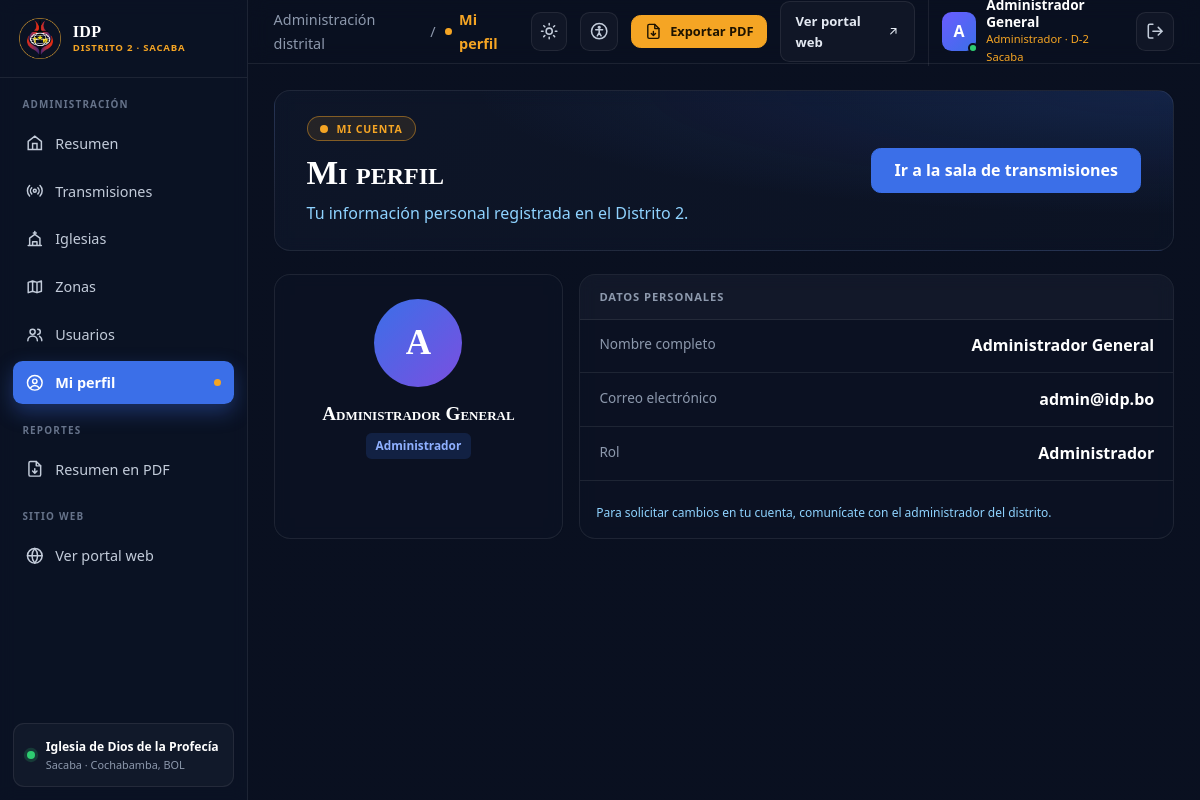
The page /index.php?r=mi_perfil (signed in) on the database its author committed.
### tables this page shows
CREATE TABLE usuarios (
    id          BIGINT       NOT NULL AUTO_INCREMENT,
    rol_id      BIGINT       NOT NULL,
    iglesia_id  BIGINT       NULL,
    nombre      VARCHAR(120) NOT NULL,
    email       VARCHAR(150) NOT NULL,
    password    VARCHAR(255) NOT NULL,
    activo      TINYINT(1)   NOT NULL DEFAULT 1,
    foto        VARCHAR(255) NULL,
    PRIMARY KEY (id),
    UNIQUE KEY usuarios_email_key (email),
    KEY usuarios_rol_id_idx (rol_id),
    KEY usuarios_iglesia_id_idx (iglesia_id),
    CONSTRAINT usuarios_rol_id_fkey FOREIGN KEY (rol_id) REFERENCES roles (id),
    CONSTRAINT usuarios_iglesia_id_fkey FOREIGN KEY (iglesia_id) REFERENCES iglesias (id) ON DELETE SET NULL
);

CREATE TABLE roles (
    id      BIGINT      NOT NULL AUTO_INCREMENT,
    nombre  VARCHAR(30) NOT NULL,
    PRIMARY KEY (id),
    UNIQUE KEY roles_nombre_key (nombre)
);

### app/controllers/BaseController.php (called while the page is built, shortened)
<?php
require_once __DIR__.'/../support/Conexion.php';
require_once __DIR__.'/../repositories/UsuarioRepository.php';
abstract class BaseController {
    protected PDO $db;
    public function __construct() {
        $this->db = Conexion::abrir();
    }
    protected function render(string $view, array $vars = []): void {
        extract($vars);
        require __DIR__.'/../views/layouts/header.php';
        require __DIR__.'/../views/'.$view.'.php';
    }
    protected function authRol(array $roles): array {
        $usuario = (new UsuarioRepository($this->db))->buscarPorId((int) $_SESSION['usuario_id']);
        return $usuario;
    }
}

### app/controllers/UsuarioController.php (called while the page is built, shortened)
<?php
require_once __DIR__.'/../repositories/UsuarioRepository.php';
class UsuarioController extends BaseController {
    public function miPerfil(): void {
        $usuario = $this->authRol(['administrador', 'usuario']);
        $this->render('panel/perfil', ['usuario' => $usuario]);
    }
}

### public/index.php (called while the page is built, shortened)
<?php
require __DIR__.'/../app/controllers/BaseController.php';
require __DIR__.'/../app/controllers/UsuarioController.php';
require __DIR__.'/../app/controllers/ReporteController.php';
$ruta = $_GET['r'] ?? 'inicio';
$rutas = [
    'inicio' => ['GET', TransmisionController::class, 'inicio'],
    'transmisiones' => ['GET', TransmisionController::class, 'sala'],
    'encuentranos' => ['GET', IglesiaController::class, 'encuentranos'],
    'login' => ['GET', AuthController::class, 'login'],
    'registro' => ['GET', AuthController::class, 'registro'],
    'registrar' => ['POST', AuthController::class, 'registrar'],
    'entrar' => ['POST', AuthController::class, 'entrar'],
    'salir' => ['POST', AuthController::class, 'salir'],
    'resumen' => ['GET', PanelController::class, 'resumen'],
    'reporte_resumen' => ['GET', ReporteController::class, 'resumen'],
    'usuarios' => ['GET', UsuarioController::class, 'index'],
    'guardar_usuario' => ['POST', UsuarioController::class, 'guardar'],
    'asignar_rol' => ['POST', UsuarioController::class, 'asignarRol'],
    'mi_perfil' => ['GET', UsuarioController::class, 'miPerfil'],
    'admin' => ['GET', TransmisionController::class, 'admin'],
    'zonas' => ['GET', ZonaController::class, 'index'],
    'guardar_zona' => ['POST', ZonaController::class, 'guardar'],
    'eliminar_zona' => ['POST', ZonaController::class, 'eliminar'],
    'iglesias' => ['GET', IglesiaController::class, 'index'],
    'guardar_iglesia' => ['POST', IglesiaController::class, 'guardar'],
    'eliminar_iglesia' => ['POST', IglesiaController::class, 'eliminar'],
    'guardar' => ['POST', TransmisionController::class, 'guardar'],
    'eliminar' => ['POST', TransmisionController::class, 'eliminar'],
];
try {
    $controlador = new $rutas[$ruta][1]();
    $accion = $rutas[$ruta][2];
    $controlador->$accion();
} catch (Throwable $e) {
    error_log((string) $e);
    http_response_code(500);
    echo 'No se pudo completar la operación. Revisa la configuración y el registro de PHP.';
}

### config/database.php (called while the page is built, shortened)
<?php
$driver = getenv('DB_DRIVER') ?: 'mysql';
$conexiones = [
    'mysql' => [
        'host' => '127.0.0.1',
        'port' => '3306',
        'dbname' => 'idp_d2',
        'username' => 'root',
        'password' => 'tu_contraseña',
    ],
    'pgsql' => [
        'host' => '127.0.0.1',
        'port' => '5432',
        'dbname' => 'idp_d2',
        'username' => 'postgres',
        'password' => 'tu_contraseña',
    ],
];
$config = $conexiones[$driver];
$config['driver'] = $driver;
return $config;

### app/support/Conexion.php (called while the page is built, shortened)
<?php
final class Conexion {
    public static function abrir(): PDO {
        $c = require __DIR__.'/../../config/database.php';
        $driver = $c['driver'];
        $dsn = $driver.":host={$c['host']};port={$c['port']};dbname={$c['dbname']}";
        if ($driver === 'mysql') {
            $dsn .= ';charset=utf8mb4';
        }
        $db = new PDO($dsn, $c['username'], $c['password'], [
            PDO::ATTR_ERRMODE => PDO::ERRMODE_EXCEPTION,
            PDO::ATTR_DEFAULT_FETCH_MODE => PDO::FETCH_ASSOC,
            PDO::ATTR_EMULATE_PREPARES => false,
        ]);
        return $db;
    }
}

### app/repositories/UsuarioRepository.php (called while the page is built, shortened)
<?php
class UsuarioRepository {
    public static function normalizarRol(string $rol): string {
        $rol = strtolower(trim($rol));
        return $rol === 'admin' ? 'administrador' : $rol;
    }
    public function buscarPorId(int $id): ?array {
        $q = $this->db->prepare('SELECT u.id, u.nombre, u.email, u.iglesia_id,
            r.nombre AS rol, i.nombre AS iglesia FROM usuarios u
            JOIN roles r ON r.id = u.rol_id LEFT JOIN iglesias i ON i.id = u.iglesia_id
            WHERE u.id = ?');
        $q->execute([$id]);
        $usuario = $q->fetch();
        $usuario['id'] = (int) $usuario['id'];
        $usuario['iglesia_id'] = $usuario['iglesia_id'] === null ? null : (int) $usuario['iglesia_id'];
        $usuario['rol'] = self::normalizarRol($usuario['rol']);
        return $usuario;
    }
}

### app/views/panel/perfil.php (the view, shortened to what this page needs)
<?php
$rol = $usuario['rol'];
$etiquetasRol = ['administrador' => 'Administrador', 'usuario' => 'Usuario'];
preg_match('/^./us', trim($usuario['nombre']), $inicial);
?>
<section class="admin-encabezado">
    <div>
        <span class="admin-insignia"><span class="admin-punto" aria-hidden="true"></span>Mi cuenta</span>
        <h1>Mi perfil</h1>
        <p>Tu información personal registrada en el Distrito 2.</p>
    </div>
    <div class="admin-bienvenida-acciones">
        <a class="btn admin-btn-azul" href="index.php?r=transmisiones">Ir a la sala de transmisiones</a>
    </div>
</section>
<div class="row g-3">
    <div class="col-12 col-lg-4">
        <div class="card h-100">
            <div class="card-body d-flex flex-column align-items-center text-center gap-2 py-4">
                <span class="admin-perfil-avatar" aria-hidden="true"><?= htmlspecialchars(strtoupper($inicial[0] ?? 'U')) ?></span>
                <h2 class="card-title mt-2 mb-0"><?= htmlspecialchars($usuario['nombre']) ?></h2>
                <span class="admin-rol <?= htmlspecialchars($rol) ?>"><?= htmlspecialchars($etiquetasRol[$rol]) ?></span>
            </div>
        </div>
    </div>
    <div class="col-12 col-lg-8">
        <div class="card h-100">
            <div class="card-header">Datos personales</div>
            <ul class="list-group list-group-flush">
                <li class="list-group-item admin-dato"><span>Nombre completo</span><strong><?= htmlspecialchars($usuario['nombre']) ?></strong></li>
                <li class="list-group-item admin-dato"><span>Correo electrónico</span><strong><?= htmlspecialchars($usuario['email']) ?></strong></li>
                <li class="list-group-item admin-dato"><span>Rol</span><strong><?= htmlspecialchars($etiquetasRol[$rol]) ?></strong></li>
            </ul>
            <div class="card-body"><p class="admin-ayuda mb-0">Para solicitar cambios en tu cuenta, comunícate con el administrador del distrito.</p></div>
        </div>
    </div>
</div>

### rows shown on the page
usuarios: nombre "Administrador General", rol.nombre "Administrador", email "admin@idp.bo"

### other values the page prints
$tituloMenu "ADMINISTRACIÓN"
$texto "Resumen"
$texto "Transmisiones"
$texto "Iglesias"
$texto "Zonas"
$texto "Usuarios"
$texto "Mi perfil"
$adminMenu[$ipdRuta][0] "Mi perfil"
$adminInicial "A"
$rolEtiqueta "Administrador"
$inicial[0] "A"
